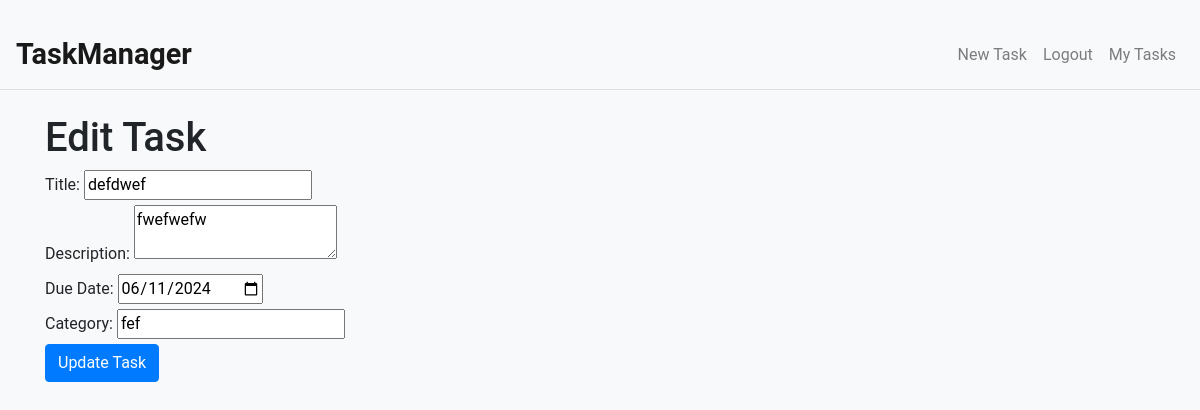
Page /task/2/edit (signed in) on the committed database.
### app/models.py (models this page shows)
class Task(db.Model):
    id = db.Column(db.Integer, primary_key=True)
    title = db.Column(db.String(100), nullable=False)
    description = db.Column(db.Text, nullable=True)
    due_date = db.Column(db.Date, nullable=True)
    category = db.Column(db.String(50), nullable=True)
    user_id = db.Column(db.Integer, db.ForeignKey('user.id'), nullable=False)
    date_posted = db.Column(db.DateTime, nullable=False, default=datetime.utcnow)

### app/routes.py (the view)
@main.route("/task/<int:task_id>/edit", methods=['GET', 'POST'])
@login_required
def edit_task(task_id):
    task = Task.query.get_or_404(task_id)
    if task.author != current_user:
        flash('You are not authorized to delete this task.', 'danger')
        return redirect(url_for('main.home'))
    form = TaskForm(obj=task)
    if form.validate_on_submit():
        form.populate_obj(task)  # Update task fields with form data
        db.session.commit()
        flash('Your task has been updated!', 'success')
        return redirect(url_for('main.home'))
    return render_template('edit_task.html', title='Edit Task', form=form)

### app/forms.py
class TaskForm(FlaskForm):
    title = StringField('Title', validators=[DataRequired()])
    description = TextAreaField('Description')
    due_date = DateField('Due Date')
    category = StringField('Category')
    submit = SubmitField('Create Task')

### app/models.py (called while the page is built)
@login_manager.user_loader
def load_user(user_id):
    return User.query.get(int(user_id))

### app/templates/edit_task.html (shortened to what this page needs)
{% extends "base.html" %}
{% block content %}
    <h1>Edit Task</h1>
    <form method="POST">
        <div>
            {{ form.title.label }}: {{ form.title }}
        </div>
        <div>
            {{ form.description.label }}: {{ form.description }}
        </div>
        <div>
            {{ form.due_date.label }}: {{ form.due_date }}
        </div>
        <div>
            {{ form.category.label }}: {{ form.category }}
        </div>
        <button type="submit" class="btn btn-primary">Update Task</button>
    </form>
{% endblock %}

### app/static/styles.css (style rules this page uses)
body { background-color: #f0f0f0; font-family: Arial, sans-serif; }
.btn-primary { background-color: #007bff; border-color: #007bff; color: #fff; }

### app/templates/base.html (style rules this page uses)
body { padding-top: 20px; font-family: 'Roboto', sans-serif; background-color: #f8f9fa; }
.btn-primary { background-color: #007bff; border-color: #007bff; }

### rows in the picture
Task: title "defdwef", description "fwefwefw", due_date "06/11/2024", category "fef"
